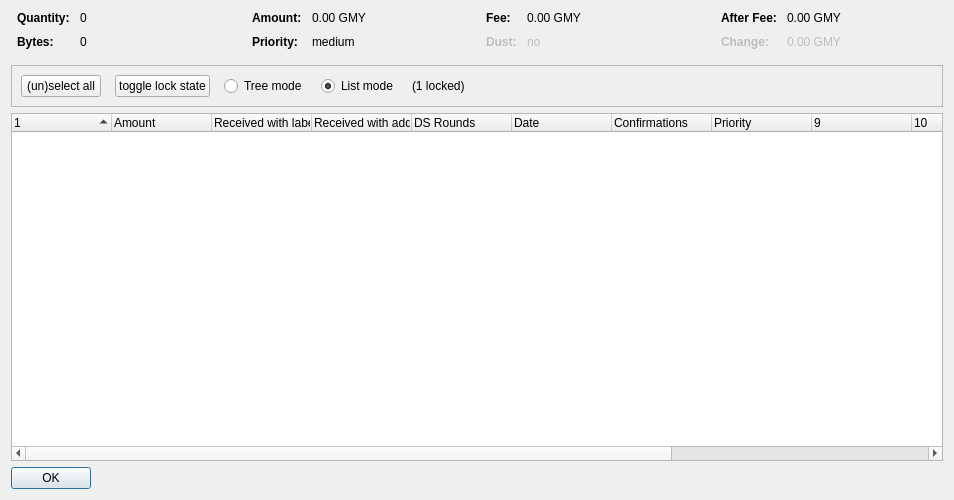
<?xml version="1.0" encoding="UTF-8"?>
<ui version="4.0">
 <class>CoinControlDialog</class>
 <widget class="QDialog" name="CoinControlDialog">
  <property name="geometry">
   <rect>
    <x>0</x>
    <y>0</y>
    <width>954</width>
    <height>500</height>
   </rect>
  </property>
  <property name="windowTitle">
   <string>Coin Selection</string>
  </property>
  <layout class="QVBoxLayout" name="verticalLayout">
   <item>
    <layout class="QHBoxLayout" name="horizontalLayoutTop" stretch="0,0,0,0">
     <property name="topMargin">
      <number>0</number>
     </property>
     <property name="bottomMargin">
      <number>10</number>
     </property>
     <item>
      <layout class="QFormLayout" name="formLayoutCoinControl1">
       <property name="horizontalSpacing">
        <number>10</number>
       </property>
       <property name="verticalSpacing">
        <number>10</number>
       </property>
       <property name="leftMargin">
        <number>6</number>
       </property>
       <property name="rightMargin">
        <number>6</number>
       </property>
       <item row="0" column="0">
        <widget class="QLabel" name="labelCoinControlQuantityText">
         <property name="font">
          <font>
           <weight>75</weight>
           <bold>true</bold>
          </font>
         </property>
         <property name="text">
          <string>Quantity:</string>
         </property>
        </widget>
       </item>
       <item row="0" column="1">
        <widget class="QLabel" name="labelCoinControlQuantity">
         <property name="cursor">
          <cursorShape>IBeamCursor</cursorShape>
         </property>
         <property name="contextMenuPolicy">
          <enum>Qt::ActionsContextMenu</enum>
         </property>
         <property name="text">
          <string notr="true">0</string>
         </property>
         <property name="textInteractionFlags">
          <set>Qt::LinksAccessibleByMouse|Qt::TextSelectableByKeyboard|Qt::TextSelectableByMouse</set>
         </property>
        </widget>
       </item>
       <item row="1" column="0">
        <widget class="QLabel" name="labelCoinControlBytesText">
         <property name="font">
          <font>
           <weight>75</weight>
           <bold>true</bold>
          </font>
         </property>
         <property name="text">
          <string>Bytes:</string>
         </property>
        </widget>
       </item>
       <item row="1" column="1">
        <widget class="QLabel" name="labelCoinControlBytes">
         <property name="cursor">
          <cursorShape>IBeamCursor</cursorShape>
         </property>
         <property name="contextMenuPolicy">
          <enum>Qt::ActionsContextMenu</enum>
         </property>
         <property name="text">
          <string notr="true">0</string>
         </property>
         <property name="textInteractionFlags">
          <set>Qt::LinksAccessibleByMouse|Qt::TextSelectableByKeyboard|Qt::TextSelectableByMouse</set>
         </property>
        </widget>
       </item>
      </layout>
     </item>
     <item>
      <layout class="QFormLayout" name="formLayoutCoinControl2">
       <property name="horizontalSpacing">
        <number>10</number>
       </property>
       <property name="verticalSpacing">
        <number>10</number>
       </property>
       <property name="leftMargin">
        <number>6</number>
       </property>
       <property name="rightMargin">
        <number>6</number>
       </property>
       <item row="0" column="0">
        <widget class="QLabel" name="labelCoinControlAmountText">
         <property name="font">
          <font>
           <weight>75</weight>
           <bold>true</bold>
          </font>
         </property>
         <property name="text">
          <string>Amount:</string>
         </property>
        </widget>
       </item>
       <item row="0" column="1">
        <widget class="QLabel" name="labelCoinControlAmount">
         <property name="cursor">
          <cursorShape>IBeamCursor</cursorShape>
         </property>
         <property name="contextMenuPolicy">
          <enum>Qt::ActionsContextMenu</enum>
         </property>
         <property name="text">
          <string notr="true">0.00 GMY</string>
         </property>
         <property name="textInteractionFlags">
          <set>Qt::LinksAccessibleByMouse|Qt::TextSelectableByKeyboard|Qt::TextSelectableByMouse</set>
         </property>
        </widget>
       </item>
       <item row="1" column="0">
        <widget class="QLabel" name="labelCoinControlPriorityText">
         <property name="font">
          <font>
           <weight>75</weight>
           <bold>true</bold>
          </font>
         </property>
         <property name="text">
          <string>Priority:</string>
         </property>
        </widget>
       </item>
       <item row="1" column="1">
        <widget class="QLabel" name="labelCoinControlPriority">
         <property name="cursor">
          <cursorShape>IBeamCursor</cursorShape>
         </property>
         <property name="contextMenuPolicy">
          <enum>Qt::ActionsContextMenu</enum>
         </property>
         <property name="text">
          <string>medium</string>
         </property>
         <property name="textInteractionFlags">
          <set>Qt::LinksAccessibleByMouse|Qt::TextSelectableByKeyboard|Qt::TextSelectableByMouse</set>
         </property>
        </widget>
       </item>
      </layout>
     </item>
     <item>
      <layout class="QFormLayout" name="formLayoutCoinControl3">
       <property name="horizontalSpacing">
        <number>10</number>
       </property>
       <property name="verticalSpacing">
        <number>10</number>
       </property>
       <property name="leftMargin">
        <number>6</number>
       </property>
       <property name="rightMargin">
        <number>6</number>
       </property>
       <item row="0" column="0">
        <widget class="QLabel" name="labelCoinControlFeeText">
         <property name="font">
          <font>
           <weight>75</weight>
           <bold>true</bold>
          </font>
         </property>
         <property name="text">
          <string>Fee:</string>
         </property>
        </widget>
       </item>
       <item row="0" column="1">
        <widget class="QLabel" name="labelCoinControlFee">
         <property name="cursor">
          <cursorShape>IBeamCursor</cursorShape>
         </property>
         <property name="contextMenuPolicy">
          <enum>Qt::ActionsContextMenu</enum>
         </property>
         <property name="text">
          <string notr="true">0.00 GMY</string>
         </property>
         <property name="textInteractionFlags">
          <set>Qt::LinksAccessibleByMouse|Qt::TextSelectableByKeyboard|Qt::TextSelectableByMouse</set>
         </property>
        </widget>
       </item>
       <item row="1" column="0">
        <widget class="QLabel" name="labelCoinControlLowOutputText">
         <property name="enabled">
          <bool>false</bool>
         </property>
         <property name="font">
          <font>
           <weight>75</weight>
           <bold>true</bold>
          </font>
         </property>
         <property name="text">
          <string>Dust:</string>
         </property>
        </widget>
       </item>
       <item row="1" column="1">
        <widget class="QLabel" name="labelCoinControlLowOutput">
         <property name="enabled">
          <bool>false</bool>
         </property>
         <property name="cursor">
          <cursorShape>IBeamCursor</cursorShape>
         </property>
         <property name="contextMenuPolicy">
          <enum>Qt::ActionsContextMenu</enum>
         </property>
         <property name="text">
          <string>no</string>
         </property>
         <property name="textInteractionFlags">
          <set>Qt::LinksAccessibleByMouse|Qt::TextSelectableByKeyboard|Qt::TextSelectableByMouse</set>
         </property>
        </widget>
       </item>
      </layout>
     </item>
     <item>
      <layout class="QFormLayout" name="formLayoutCoinControl4">
       <property name="horizontalSpacing">
        <number>10</number>
       </property>
       <property name="verticalSpacing">
        <number>10</number>
       </property>
       <property name="leftMargin">
        <number>6</number>
       </property>
       <property name="rightMargin">
        <number>6</number>
       </property>
       <item row="0" column="0">
        <widget class="QLabel" name="labelCoinControlAfterFeeText">
         <property name="font">
          <font>
           <weight>75</weight>
           <bold>true</bold>
          </font>
         </property>
         <property name="text">
          <string>After Fee:</string>
         </property>
        </widget>
       </item>
       <item row="0" column="1">
        <widget class="QLabel" name="labelCoinControlAfterFee">
         <property name="cursor">
          <cursorShape>IBeamCursor</cursorShape>
         </property>
         <property name="contextMenuPolicy">
          <enum>Qt::ActionsContextMenu</enum>
         </property>
         <property name="text">
          <string notr="true">0.00 GMY</string>
         </property>
         <property name="textInteractionFlags">
          <set>Qt::LinksAccessibleByMouse|Qt::TextSelectableByKeyboard|Qt::TextSelectableByMouse</set>
         </property>
        </widget>
       </item>
       <item row="1" column="0">
        <widget class="QLabel" name="labelCoinControlChangeText">
         <property name="enabled">
          <bool>false</bool>
         </property>
         <property name="font">
          <font>
           <weight>75</weight>
           <bold>true</bold>
          </font>
         </property>
         <property name="text">
          <string>Change:</string>
         </property>
        </widget>
       </item>
       <item row="1" column="1">
        <widget class="QLabel" name="labelCoinControlChange">
         <property name="enabled">
          <bool>false</bool>
         </property>
         <property name="cursor">
          <cursorShape>IBeamCursor</cursorShape>
         </property>
         <property name="contextMenuPolicy">
          <enum>Qt::ActionsContextMenu</enum>
         </property>
         <property name="text">
          <string notr="true">0.00 GMY</string>
         </property>
         <property name="textInteractionFlags">
          <set>Qt::LinksAccessibleByMouse|Qt::TextSelectableByKeyboard|Qt::TextSelectableByMouse</set>
         </property>
        </widget>
       </item>
      </layout>
     </item>
    </layout>
   </item>
   <item>
    <widget class="QFrame" name="frame">
     <property name="minimumSize">
      <size>
       <width>0</width>
       <height>40</height>
      </size>
     </property>
     <property name="frameShape">
      <enum>QFrame::StyledPanel</enum>
     </property>
     <property name="frameShadow">
      <enum>QFrame::Sunken</enum>
     </property>
     <layout class="QHBoxLayout" name="horizontalLayout">
      <item>
       <layout class="QHBoxLayout" name="horizontalLayoutPanel" stretch="0,0,0,0,0,0">
        <property name="spacing">
         <number>14</number>
        </property>
        <item>
         <widget class="QPushButton" name="pushButtonSelectAll">
          <property name="sizePolicy">
           <sizepolicy hsizetype="Maximum" vsizetype="Fixed">
            <horstretch>0</horstretch>
            <verstretch>0</verstretch>
           </sizepolicy>
          </property>
          <property name="text">
           <string>(un)select all</string>
          </property>
          <property name="autoDefault">
           <bool>false</bool>
          </property>
         </widget>
        </item>
        <item>
         <widget class="QPushButton" name="pushButtonToggleLock">
          <property name="sizePolicy">
           <sizepolicy hsizetype="Maximum" vsizetype="Fixed">
            <horstretch>0</horstretch>
            <verstretch>0</verstretch>
           </sizepolicy>
          </property>
          <property name="text">
           <string>toggle lock state</string>
          </property>
          <property name="autoDefault">
           <bool>false</bool>
          </property>
         </widget>
        </item>
        <item>
         <widget class="QRadioButton" name="radioTreeMode">
          <property name="sizePolicy">
           <sizepolicy hsizetype="Maximum" vsizetype="Fixed">
            <horstretch>0</horstretch>
            <verstretch>0</verstretch>
           </sizepolicy>
          </property>
          <property name="text">
           <string>Tree mode</string>
          </property>
         </widget>
        </item>
        <item>
         <widget class="QRadioButton" name="radioListMode">
          <property name="sizePolicy">
           <sizepolicy hsizetype="Maximum" vsizetype="Fixed">
            <horstretch>0</horstretch>
            <verstretch>0</verstretch>
           </sizepolicy>
          </property>
          <property name="text">
           <string>List mode</string>
          </property>
          <property name="checked">
           <bool>true</bool>
          </property>
         </widget>
        </item>
        <item>
         <widget class="QLabel" name="labelLocked">
          <property name="text">
           <string>(1 locked)</string>
          </property>
         </widget>
        </item>
        <item>
         <spacer name="horizontalSpacer">
          <property name="orientation">
           <enum>Qt::Horizontal</enum>
          </property>
          <property name="sizeHint" stdset="0">
           <size>
            <width>40</width>
            <height>20</height>
           </size>
          </property>
         </spacer>
        </item>
       </layout>
      </item>
     </layout>
    </widget>
   </item>
   <item>
    <widget class="CoinControlTreeWidget" name="treeWidget">
     <property name="contextMenuPolicy">
      <enum>Qt::CustomContextMenu</enum>
     </property>
     <property name="sortingEnabled">
      <bool>false</bool>
     </property>
     <property name="columnCount">
      <number>13</number>
     </property>
     <attribute name="headerShowSortIndicator" stdset="0">
      <bool>true</bool>
     </attribute>
     <attribute name="headerStretchLastSection">
      <bool>false</bool>
     </attribute>
     <column>
      <property name="text">
       <string/>
      </property>
     </column>
     <column>
      <property name="text">
       <string>Amount</string>
      </property>
     </column>
     <column>
      <property name="text">
       <string>Received with label</string>
      </property>
     </column>
     <column>
      <property name="text">
       <string>Received with address</string>
      </property>
     </column>
     <column>
      <property name="text">
       <string>DS Rounds</string>
      </property>
     </column>
     <column>
      <property name="text">
       <string>Date</string>
      </property>
     </column>
     <column>
      <property name="text">
       <string>Confirmations</string>
      </property>
      <property name="toolTip">
       <string>Confirmed</string>
      </property>
     </column>
     <column>
      <property name="text">
       <string>Priority</string>
      </property>
     </column>
     <column>
      <property name="text">
       <string/>
      </property>
     </column>
     <column>
      <property name="text">
       <string/>
      </property>
     </column>
     <column>
      <property name="text">
       <string/>
      </property>
     </column>
     <column>
      <property name="text">
       <string/>
      </property>
     </column>
     <column>
      <property name="text">
       <string/>
      </property>
     </column>
    </widget>
   </item>
   <item>
    <widget class="QDialogButtonBox" name="buttonBox">
     <property name="sizePolicy">
      <sizepolicy hsizetype="Maximum" vsizetype="Fixed">
       <horstretch>0</horstretch>
       <verstretch>0</verstretch>
      </sizepolicy>
     </property>
     <property name="orientation">
      <enum>Qt::Horizontal</enum>
     </property>
     <property name="standardButtons">
      <set>QDialogButtonBox::Ok</set>
     </property>
    </widget>
   </item>
  </layout>
 </widget>
 <customwidgets>
  <customwidget>
   <class>CoinControlTreeWidget</class>
   <extends>QTreeWidget</extends>
   <header>coincontroltreewidget.h</header>
  </customwidget>
 </customwidgets>
 <resources/>
 <connections/>
</ui>
